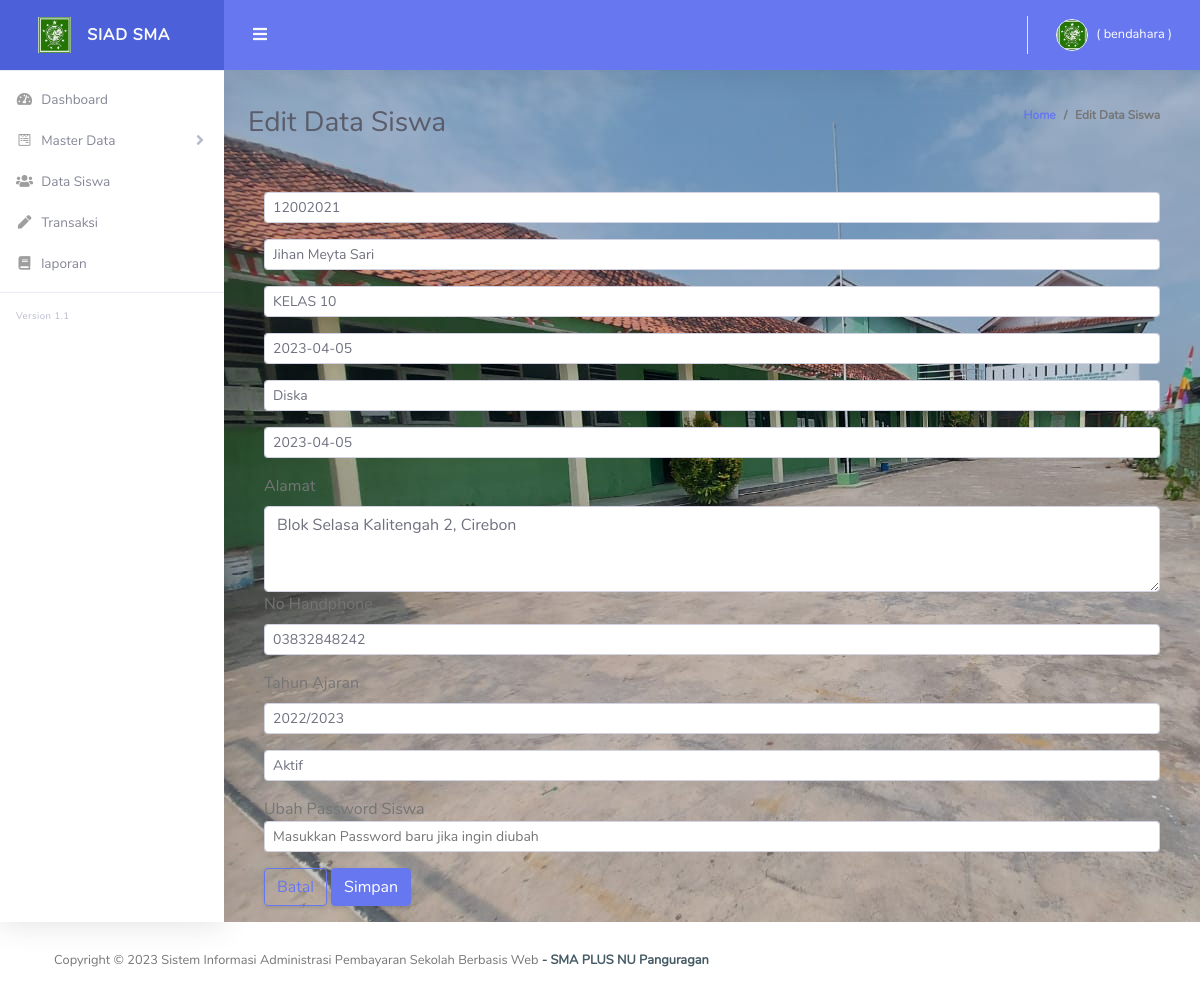
/Siswa/editsiswa/5, run on the app's committed database.
### tables this page shows
CREATE TABLE `tb_siswa`  (
  `id` int(11) NOT NULL AUTO_INCREMENT,
  `nisn` varchar(100) NOT NULL,
  `password` varchar(100) NOT NULL,
  `nama` varchar(225) NOT NULL,
  `nama_kelas` varchar(100) NOT NULL,
  `tanggal_lahir` date NULL DEFAULT NULL,
  `nama_orangtua` varchar(100) NOT NULL,
  `alamat` varchar(100) NOT NULL,
  `no_hp` varchar(100) NOT NULL,
  `tahun_ajaran` varchar(100) NOT NULL,
  `status` varchar(100) NOT NULL,
  PRIMARY KEY (`id`) USING BTREE,
  UNIQUE INDEX `nisn`(`nisn`) USING BTREE
);

### application/controllers/Siswa.php (called while the page is built, shortened)
<?php
class Siswa extends CI_Controller {
    public function __construct()
    {
        $this->load->model('Siswa_model');
        $this->load->model('Kelas_model');
        $this->load->model('Periode_model');
        $this->load->model('M_global_model');
    }
    public function editsiswa($id){
        $data['title']  = 'SIAD SMA Pangurugan';
        $judul['judul'] = 'Edit Data Siswa';
        $queryAllSis = $this->Siswa_model->getDataDetail($id);
        $DATA2 = array('querySis' => $queryAllSis);
        $DATA4 = $judul  +$DATA2 ;
		$this->load->view('template/header',$data);
		$this->load->view('template/sidebar');
        $this->load->view('template/topbar');
        $this->load->view('admin/v_editsiswa',$DATA4);
        $this->load->view('template/footer');
    }
}

### index.php (called while the page is built, shortened)
<?php
require_once BASEPATH.'core/CodeIgniter.php';

### application/models/Siswa_model.php (called while the page is built, shortened)
<?php
class Siswa_model extends CI_Model
{
        function getDataDetail($id)
    {
			$this->db->where('id', $id);
			$query = $this->db->get('tb_siswa');
			return $query->row();
		}
}

### application/views/admin/v_editsiswa.php (the view, shortened to what this page needs)
       <div class="container-fluid" id="container-wrapper">
          <div class="d-sm-flex align-items-center justify-content-between mb-4">
            <h1 class="h3 mb-0 text-gray-800"><?= $judul;?></h1>
            <ol class="breadcrumb">
              <li class="breadcrumb-item"><a href="./">Home</a></li>
              <li class="breadcrumb-item active" aria-current="page"><?= $judul;?></li>
            </ol>
          </div>
          <div class="modal-body">
                <form action="<?php echo base_url() . 'Siswa/fungsiEdit'; ?>" method="post">
                <input class="form-control form-control-sm  mb-3"  id="nisn" name="nisn" type="text" value="<?php echo $querySis->nisn?>">
                <input class="form-control form-control-sm  mb-3"  id="nama" name="nama" type="text" value="<?php echo $querySis->nama?>">
                <input class="form-control form-control-sm  mb-3"  id="nama_kelas" name="nama_kelas" type="text" value="<?php echo $querySis->nama_kelas?>">
                            <input class="form-control form-control-sm  mb-3" required id="tanggal_lahir" name="tanggal_lahir" type="text" value="<?php echo $querySis->tanggal_lahir?>">
                <input class="form-control form-control-sm  mb-3"  id="nama_orangtua" name="nama_orangtua" type="text" value="<?php echo $querySis->nama_orangtua?>">
                <input class="form-control form-control-sm  mb-3"  id="tanggal_lahir" name="tanggal_lahir" type="text" value="<?php echo $querySis->tanggal_lahir?>">
                <label for="alamat">Alamat</label>
                <textarea class="form-control" id="alamat" name="alamat" rows="3"><?php echo $querySis->alamat?></textarea>
                <label for="tahun_ajaran">No Handphone</label>
                <input class="form-control form-control-sm  mb-3"  id="no_hp" name="no_hp" type="text" value="<?php echo $querySis->no_hp?>">
                <label for="tahun_ajaran">Tahun Ajaran</label>
                <input class="form-control form-control-sm  mb-3"  id="tahun_ajaran" name="tahun_ajaran" type="text" value="<?php echo $querySis->tahun_ajaran?>">
                <input class="form-control form-control-sm  mb-3"   id="status" name="status" type="text" value="<?php echo $querySis->status?>">
                Ubah Password Siswa
                <input class="form-control form-control-sm  mb-3"  id="password" name="password" type="password" placeholder="Masukkan Password baru jika ingin diubah">
                  <a href="<?= base_url('siswa');?>" class="btn btn-outline-primary" >Batal</a>
                  <button type="submit" class="btn btn-primary">Simpan</button>
            </form>
                    </div>
                    </div>
</div>
</div>

### data on the page
tb_siswa: nisn "12002021", nama "Jihan Meyta Sari", nama_kelas "KELAS 10", tanggal_lahir "2023-04-05", nama_orangtua "Diska", alamat "Blok Selasa Kalitengah 2, Cirebon", no_hp "03832848242", tahun_ajaran "2022/2023", status "Aktif"

### other printed values
$roleName "bendahara"
$judul "Edit Data Siswa"
